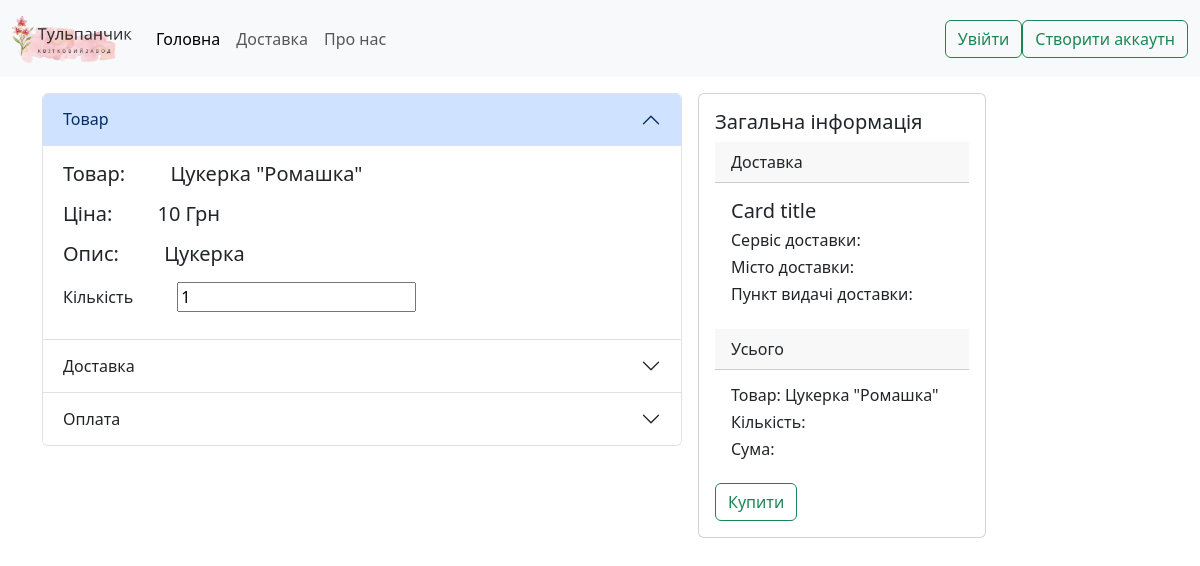
Screenshot of /checkout/4 with the database file from the repository.
### modules/models.py (models this page shows)
class Chamomile(db.Model):
    id = db.Column(db.Integer, primary_key=True, nullable=False)
    name = db.Column(db.String, nullable=False)
    price = db.Column(db.Integer, nullable=False)
    description = db.Column(db.Text)
    type = db.Column(db.String, nullable=False)
    filters = db.Column(db.Text)
    pic_url = db.Column(db.String)
    stripe_price = db.Column(db.String, nullable=False)

### modules/routes.py (the view)
@app.route("/checkout/<id>")
def checkout(id):
    return render_template('checkout.html', product=Chamomile.query.get(int(id)))

### templates/checkout.html (shortened to what this page needs)
<!DOCTYPE html>
<html lang="en">
<head>
    <link href="https://cdn.jsdelivr.net/npm/bootstrap@5.3.0-alpha1/dist/css/bootstrap.min.css" rel="stylesheet"
>
    <link href="{{  url_for('static' , filename='styles.css') }}" rel="stylesheet">
</head>
<body onload="preparePage()">
<nav class="navbar navbar-expand-lg bg-body-tertiary">
  <div class="container-fluid">
        <a class="navbar-brand" href="/">
      <img src="{{ url_for('static' , filename='logo.png') }}" alt="Logo" class="d-inline-block align-text-top" width="120" height="50">
    </a>
    <div class="collapse navbar-collapse" id="navbarNav">
          <ul class="navbar-nav me-auto mb-2 mb-lg-0">
            <li class="nav-item">
              <a class="nav-link active" aria-current="page" href="/">Головна</a>
            </li>
            <li class="nav-item">
              <a class="nav-link" href="#">Доставка</a>
            </li>
            <li class="nav-item">
              <a class="nav-link">Про нас</a>
            </li>
          </ul>
        <div id="login_btn" class="nav-login">
            <a type="button" href="/accounts/signin" class="btn btn-outline-success">Увійти</a>
            <a type="button" href="/accounts/signup" class="btn btn-outline-success">Створити аккаутн</a>
        </div>
    </div>
  </div>
</nav>
<main class="container" style="display: flex;" onclick="changeAllInAll()">
    <div class="accordion" id="accordionExample" style=" margin-top: 2vh; width: 80vh;">
        <div class="accordion-item">
            <h2 class="accordion-header">
                <button class="accordion-button" type="button" data-bs-toggle="collapse" data-bs-target="#collapseOne"
                        aria-expanded="true" aria-controls="collapseOne">
                    Товар
                </button>
            </h2>
            <div id="collapseOne" class="accordion-collapse collapse show" data-bs-parent="#accordionExample">
                <div class="accordion-body">
                    <div>
                        <h5 style="margin-bottom: 2vh;">Товар: <span style="margin-left: 5vh;">{{ product.name }}</span>
                        </h5>
                        <h5 style="margin-bottom: 2vh;">Ціна: <span
                                style="margin-left: 5vh;"> {{ product.price }} Грн</span></h5>
                        <h5 style="margin-bottom: 2vh;">Опис: <span
                                style="margin-left: 5vh;">{{ product.description }}</span></h5>
                        <label for="count" class="form-label" style="margin-right:5vh;"><h6>Кількість</h6></label>
                        <input id="count" type="number" onchange="changeCount()" value="1" min="1">
                    </div>
                </div>
            </div>
        </div>
        <div class="accordion-item">
            <h2 class="accordion-header">
                <button class="accordion-button collapsed" type="button" data-bs-toggle="collapse"
                        data-bs-target="#collapseTwo" aria-expanded="false" aria-controls="collapseTwo">
                    Доставка
                </button>
            </h2>
        </div>
        <div class="accordion-item">
            <h2 class="accordion-header">
                <button class="accordion-button collapsed" type="button" data-bs-toggle="collapse"
                        data-bs-target="#collapseThree" aria-expanded="false" aria-controls="collapseThree">
                    Оплата
                </button>
            </h2>
        </div>
    </div>
    <div class="card" style="width: 18rem; margin: 2vh;">
        <div class="card-body">
            <h5 class="card-title">Загальна інформація</h5>
            <div class="card-header">Доставка</div>
            <div class="card-body">
                <h5 class="card-title">Card title</h5>
                <h6>Сервіс доставки: </h6>
                <h6>Місто доставки: </h6>
                <h6>Пункт видачі доставки: </h6>
            </div>
            <div class="card-header">Усього</div>
            <div class="card-body">
                <h6>Товар: <span id="productD">{{ product.name }}</span></h6>
                <h6>Кількість: </h6>
                <h6>Сума: </h6>
            </div>
            <button type="button" class="btn btn-outline-success"
                    onclick="GetPay('{{ product.id }}' ,'{{  url_for('static' , filename='mono.jpg') }}','{{ product.name }}')">
                Купити
            </button>
        </div>
    </div>
</main>
</body>
</html>

### static/styles.css (style rules this page uses)
.card { width: 18rem; }

### rows the page displays
Chamomile: name "Цукерка \"Ромашка\"", price "10", description "Цукерка"
